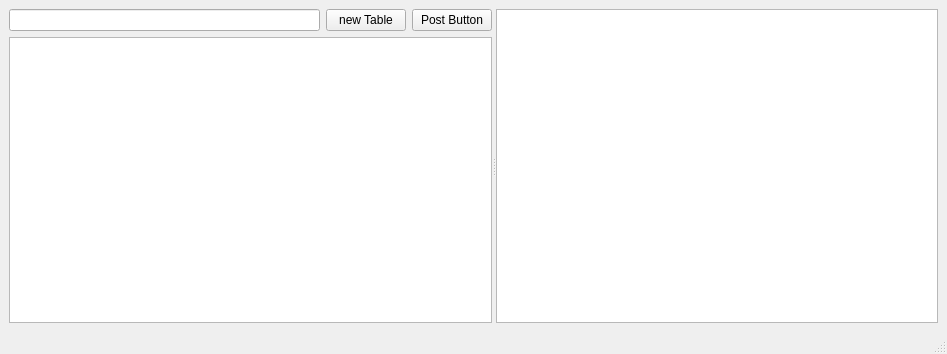
<?xml version="1.0" encoding="UTF-8"?>
<ui version="4.0">
 <class>MainWindow</class>
 <widget class="QMainWindow" name="MainWindow">
  <property name="geometry">
   <rect>
    <x>0</x>
    <y>0</y>
    <width>947</width>
    <height>354</height>
   </rect>
  </property>
  <property name="windowTitle">
   <string>MainWindow</string>
  </property>
  <widget class="QWidget" name="centralwidget">
   <layout class="QVBoxLayout" name="verticalLayout_2">
    <item>
     <widget class="QSplitter" name="splitter">
      <property name="orientation">
       <enum>Qt::Horizontal</enum>
      </property>
      <widget class="QWidget" name="">
       <layout class="QVBoxLayout" name="verticalLayout">
        <item>
         <layout class="QHBoxLayout" name="horizontalLayout">
          <item>
           <widget class="QLineEdit" name="doctorIDLineEdit"/>
          </item>
          <item>
           <widget class="QPushButton" name="DoctorButton">
            <property name="text">
             <string>new Table</string>
            </property>
           </widget>
          </item>
          <item>
           <widget class="QPushButton" name="postButton">
            <property name="text">
             <string>Post Button</string>
            </property>
           </widget>
          </item>
         </layout>
        </item>
        <item>
         <widget class="QTableView" name="tableView">
          <property name="editTriggers">
           <set>QAbstractItemView::NoEditTriggers</set>
          </property>
          <attribute name="horizontalHeaderStretchLastSection">
           <bool>true</bool>
          </attribute>
         </widget>
        </item>
       </layout>
      </widget>
      <widget class="QListWidget" name="listWidget"/>
     </widget>
    </item>
   </layout>
  </widget>
  <widget class="QMenuBar" name="menubar">
   <property name="geometry">
    <rect>
     <x>0</x>
     <y>0</y>
     <width>947</width>
     <height>26</height>
    </rect>
   </property>
  </widget>
  <widget class="QStatusBar" name="statusbar"/>
 </widget>
 <resources/>
 <connections/>
</ui>
